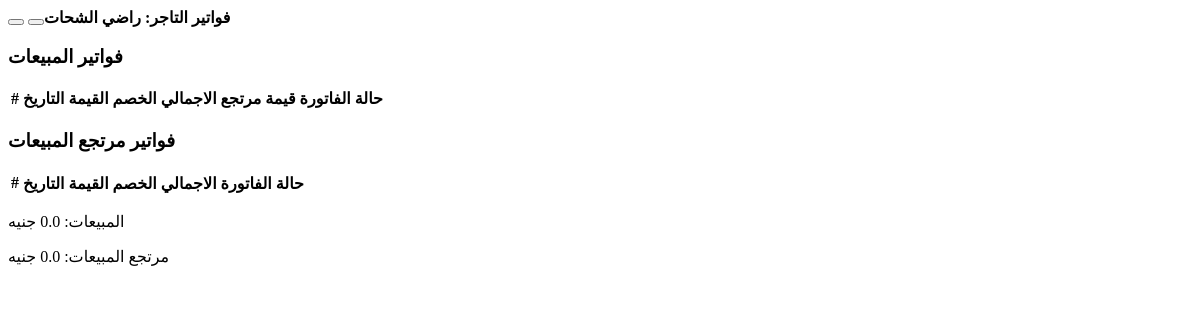
/product/seller_invoices/2 (signed in), run on an earlier commit of the app's database.
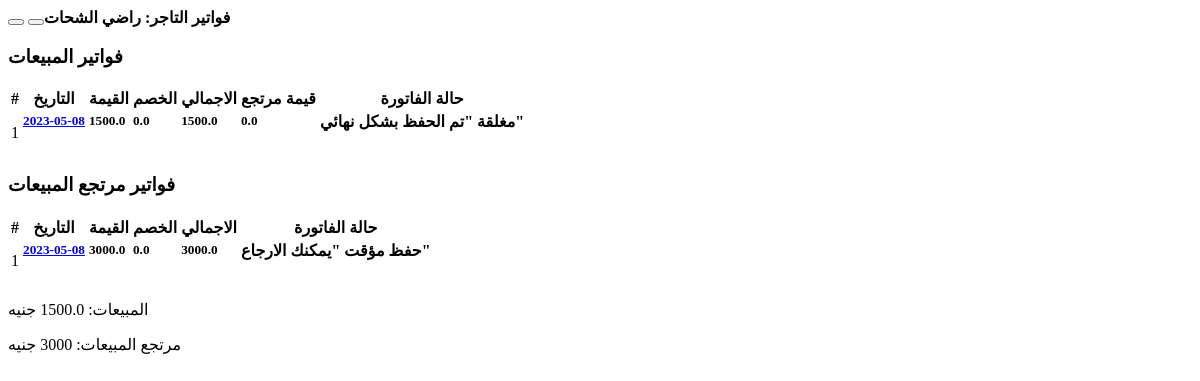
And on a later commit of the database.
### Invoices/models.py (models this page shows, shortened)
class Invoice(models.Model):
    date = models.DateField(default=now, verbose_name='التاريخ')
    creator = models.ForeignKey(User, on_delete=models.SET_NULL, null=True, blank=True, verbose_name='منشئ الفاتورة')
    invoice_type = models.IntegerField(choices=invoice_choices, default=0, verbose_name='نوع الفاتورة')
    seller = models.ForeignKey(ProductSellers, on_delete=models.CASCADE, null=True, verbose_name='التاجر')
    customer = models.CharField(max_length=255, verbose_name='العميل')
    total = models.FloatField(default=0.0, verbose_name='قيمة الفاتورة')
    discount = models.FloatField(default=0.0, verbose_name='الخصم')
    old_value = models.FloatField(default=0.0, verbose_name='حساب قديم')
    return_value = models.FloatField(default=0.0, verbose_name='مرتجع بقيمة')
    paid_value = models.FloatField(default=0.0, verbose_name='دفعة بقيمة')
    overall = models.FloatField(default=0.0, verbose_name='الإجمالي')
    comment = models.TextField(null=True, blank=True, verbose_name="ملاحظات")
    saved = models.BooleanField(default=False, verbose_name='حفظ')
    close = models.BooleanField(default=False, verbose_name='اغلاق')
    deleted = models.BooleanField(default=False, verbose_name='حذف')

### Products/views.py (the view)
# urls.py: path('seller_invoices/<int:pk>', SellerInvoices.as_view(), name="SellerInvoices"),
class SellerInvoices(LoginRequiredMixin, ListView):
    login_url = '/auth/login/'
    model = Invoice
    template_name = 'Products/productsellers_invoice.html'
    def get_context_data(self, **kwargs):
        context = super().get_context_data(**kwargs)
        context['title'] = 'فواتير التاجر: ' + str(ProductSellers.objects.get(id=self.kwargs['pk']).name)
        context['type'] = 'list'
        context['invoices'] = Invoice.objects.filter(seller=self.kwargs['pk'], invoice_type=1).order_by('-date')
        context['invoices_sum'] = Invoice.objects.filter(seller=self.kwargs['pk'], invoice_type=1).order_by('-date').aggregate(sum=Sum(F('total') - F('discount'))).get('sum')
        context['invoices_r_sum'] = Invoice.objects.filter(seller=self.kwargs['pk'], invoice_type=1).order_by('-date').aggregate(sum=Sum('return_value')).get('sum')
        context['r_invoices'] = Invoice.objects.filter(seller=self.kwargs['pk'], invoice_type=2).order_by('-date')
        context['r_invoices_sum'] = Invoice.objects.filter(seller=self.kwargs['pk'], invoice_type=2).order_by('-date').aggregate(sum=Sum(F('total') - F('discount'))).get('sum')
        if context['invoices_sum']:
            context['invoices_sum'] = context['invoices_sum']
        else:
            context['invoices_sum'] = 0.0
        if context['invoices_r_sum']:
            context['invoices_r_sum'] = context['invoices_r_sum']
        else:
            context['invoices_r_sum'] = 0.0
        if context['r_invoices_sum']:
            context['r_invoices_sum'] = context['r_invoices_sum']
        else:
            context['r_invoices_sum'] = 0.0
        context['seller'] = ProductSellers.objects.get(id=int(self.kwargs['pk']))
        return context

### Products/templates/Products/productsellers_invoice.html (shortened to what the changed rows need)
{% load mathfilters %}
<div class="card">
                <div class="row">
                    <div class="col-lg-12">
                        <div class="card" >
                            <div class="card-body">
                                <div class="table-responsive">
                                    <table class="table table-centered   ">
                                        <thead class="thead-light text-center">
                                            <tr>
                                                <th scope="col" >#</th>
                                                <th scope="col">
                                                    التاريخ
                                                </th>
                                                <th scope="col">
                                                    القيمة
                                                </th>
                                                <th scope="col">
                                                    الخصم
                                                </th>
                                                <th scope="col">
                                                    الاجمالي
                                                </th>
                                                <th scope="col">
                                                    قيمة مرتجع
                                                </th>
                                                <th scope="col">
                                                    حالة الفاتورة
                                                </th>
                                            </tr>
                                        </thead>
                                        <tbody class="text-center ">
                                          {% for x in invoices  %}
                                          <tr>
                                            <td>
                                                {{forloop.counter}}
                                            </td>
                                            <td>
                                                <h5 class="font-size-16 ">
                                                    <a href="{% url 'Invoices:InvoiceDetail' x.id %}" target="_blank">{{x.date|date:'Y-m-d'}}</a>
                                                </h5>
                                            </td>
                                            <td>
                                                <h5 class="badge badge-danger font-size-16">
                                                    {{x.total}}
                                                </h5>
                                            </td>
                                            <td>
                                                <h5 class="badge badge-danger font-size-16">
                                                    {{x.discount}}
                                                </h5>
                                            </td>
                                            <td>
                                                <h5 class="badge badge-danger font-size-16">
                                                    {{x.total|sub:x.discount}}
                                                </h5>
                                            </td>
                                            <td>
                                                <h5 class="badge badge-danger font-size-16">
                                                    {{x.return_value}}
                                                </h5>
                                            </td>
                                            <td>
                                                <h4
                                                        {% if x.close %}
                                                        class="font-size-16 text-success"
                                                        {% elif x.saved %}
                                                        class="font-size-16 text-info"
                                                        {% else %}
                                                        class="font-size-16 text-warning"
                                                        {% endif %}
                                                >
                                                    {% if x.close %}
                                                        مغلقة "تم الحفظ بشكل نهائي"
                                                        {% elif x.saved %}
                                                        حفظ مؤقت "يمكنك الارجاع"
                                                        {% else %}
                                                        مفتوحة "غير محفوظة"
                                                        {% endif %}
                                                </h4>
                                            </td>
                                        </tr>
                                          {% endfor %}
                                        </tbody>
                                    </table>
                                </div>
                            </div>
                        </div>
                        <div class="card" >
                            <div class="card-body">
                                <div class="table-responsive">
                                    <table class="table table-centered   ">
                                        <thead class="thead-light text-center">
                                            <tr>
                                                <th scope="col" >#</th>
                                                <th scope="col">
                                                    التاريخ
                                                </th>
                                                <th scope="col">
                                                    القيمة
                                                </th>
                                                <th scope="col">
                                                    الخصم
                                                </th>
                                                <th scope="col">
                                                    الاجمالي
                                                </th>
                                                <th scope="col">
                                                    حالة الفاتورة
                                                </th>
                                            </tr>
                                        </thead>
                                        <tbody class="text-center ">
                                          {% for x in r_invoices  %}
                                          <tr>
                                            <td>
                                                {{forloop.counter}}
                                            </td>
                                            <td>
                                                <h5 class="font-size-16 ">
                                                    <a href="{% url 'Invoices:InvoiceDetail' x.id %}" target="_blank">{{x.date|date:'Y-m-d'}}</a>
                                                </h5>
                                            </td>
                                            <td>
                                                <h5 class="badge badge-danger font-size-16">
                                                    {{x.total}}
                                                </h5>
                                            </td>
                                            <td>
                                                <h5 class="badge badge-danger font-size-16">
                                                    {{x.discount}}
                                                </h5>
                                            </td>
                                            <td>
                                                <h5 class="badge badge-danger font-size-16">
                                                    {{x.total|sub:x.discount}}
                                                </h5>
                                            </td>
                                            <td>
                                                <h4
                                                        {% if x.close %}
                                                        class="font-size-16 text-success"
                                                        {% elif x.saved %}
                                                        class="font-size-16 text-info"
                                                        {% else %}
                                                        class="font-size-16 text-warning"
                                                        {% endif %}
                                                >
                                                    {% if x.close %}
                                                        مغلقة "تم الحفظ بشكل نهائي"
                                                        {% elif x.saved %}
                                                        حفظ مؤقت "يمكنك الارجاع"
                                                        {% else %}
                                                        مفتوحة "غير محفوظة"
                                                        {% endif %}
                                                </h4>
                                            </td>
                                        </tr>
                                          {% endfor %}
                                        </tbody>
                                    </table>
                                </div>
                            </div>
                        </div>
                        <div class="row">
                            <div class="col-md-6 text-center">
                                <p class="btn btn-success">
                                المبيعات:
                                {% if invoices_sum %}
                                {{ invoices_sum }}
                                {% else %}
                                0.0
                                {% endif %}
                                جنيه
                                </p>
                            </div>
                            <div class="col-md-6 text-center">
                                <p class="btn btn-danger">
                                مرتجع المبيعات:
                                {% if r_invoices_sum or invoices_r_sum %}
                                {{ r_invoices_sum|add:invoices_r_sum }}
                                {% else %}
                                0.0
                                {% endif %}
                                جنيه
                                </p>
                            </div>
                        </div>
                    </div>
                </div>
</div>

What changed in the data, as far as the page shows it:
added Invoice: date "2023-05-08", total "1500.0", discount "0.0", total|sub "1500.0", return_value "0.0", close "مغلقة \"تم الحفظ بشكل نهائي\"", shown under "فواتير المبيعات"
added Invoice: date "2023-05-08", total "3000.0", discount "0.0", total|sub "3000.0", close "حفظ مؤقت \"يمكنك الارجاع\"", shown under "فواتير مرتجع المبيعات"
Also different on the page:
text no longer shown: "0.0 0.0"
